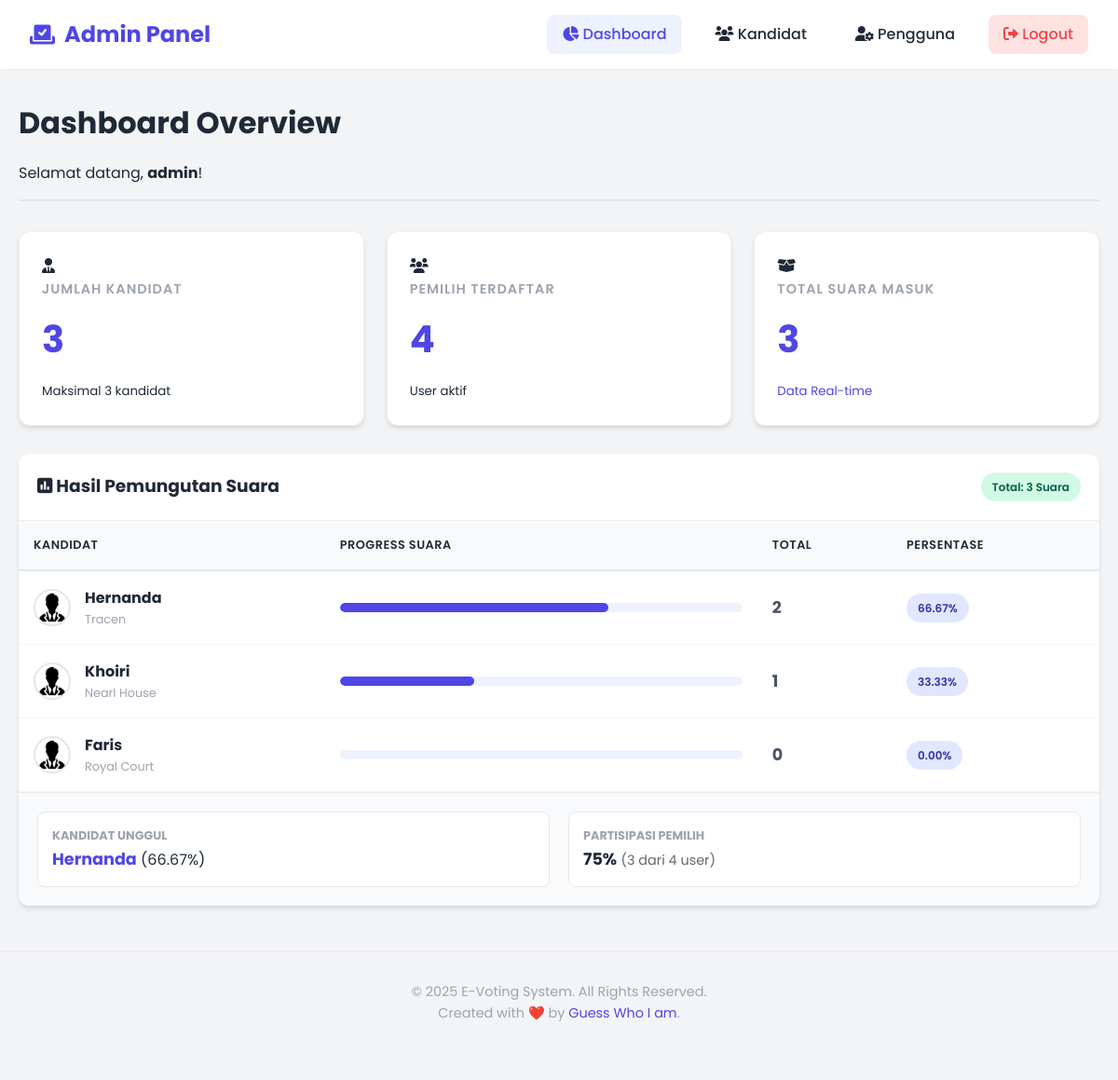
/admin/dashboard.php (signed in), run on an earlier commit of the app's database.
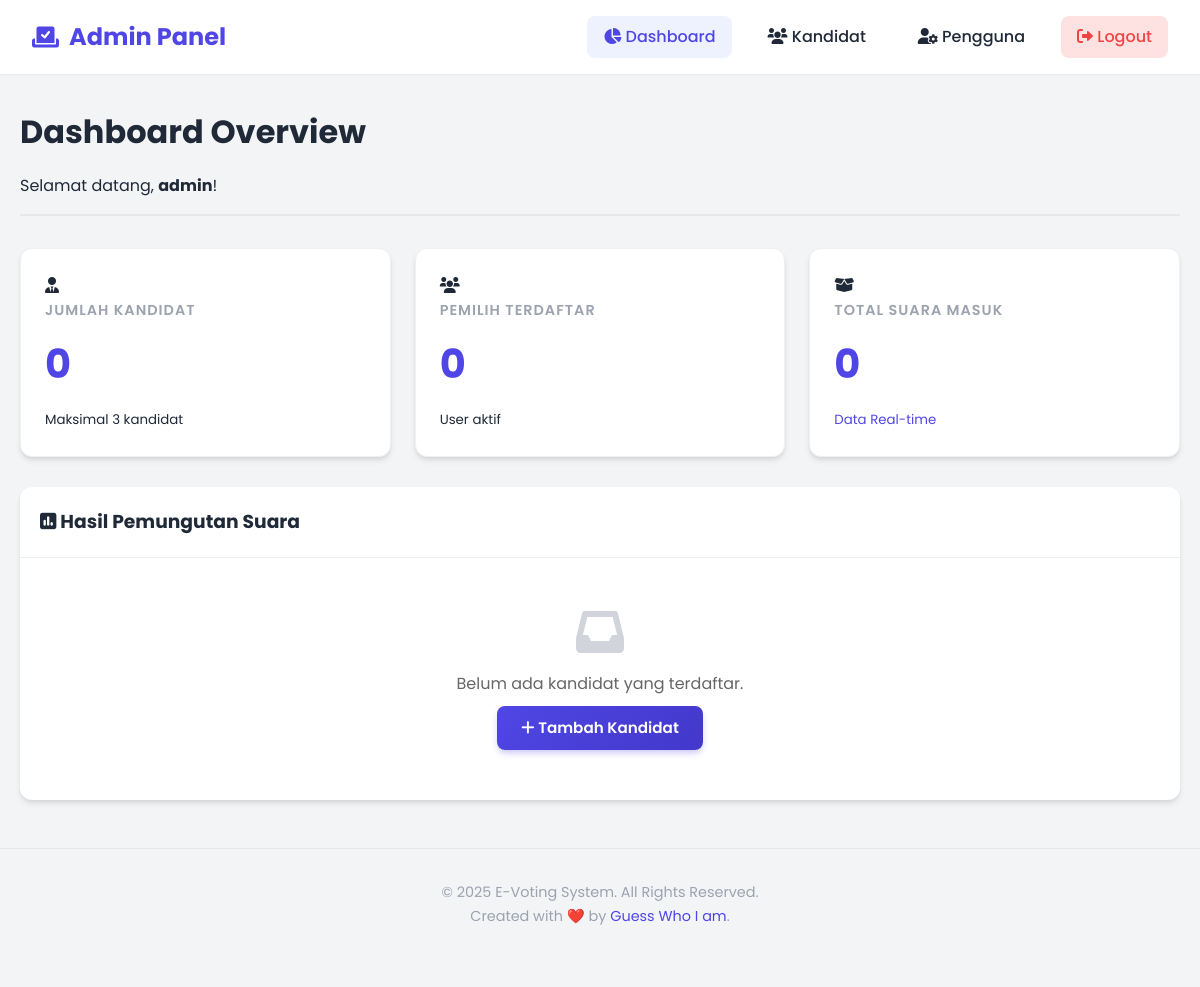
And on a later commit of the database.
### tables this page shows
CREATE TABLE `candidates` (
  `id` int NOT NULL,
  `name` varchar(100) NOT NULL,
  `party` varchar(100) DEFAULT NULL,
  `description` text,
  `photo` varchar(255) DEFAULT NULL,
  `votes` int DEFAULT '0',
  `created_at` timestamp NULL DEFAULT CURRENT_TIMESTAMP,
  `photo_filename` varchar(255) DEFAULT NULL,
  `photo_mime_type` varchar(100) DEFAULT NULL,
  `photo_size` int DEFAULT '0',
  `photo_uploaded_at` timestamp NULL DEFAULT NULL
);

### admin/dashboard.php (the view, shortened to what the changed rows need)
<?php
$conn = getConnection();
$totalVotesResult = $conn->query("SELECT SUM(votes) as total_votes FROM candidates");
$totalVotesRow = $totalVotesResult->fetch_assoc();
$totalVotes = $totalVotesRow['total_votes'] ?: 0;
$candidates = $conn->query("
    SELECT *,
           CASE
               WHEN $totalVotes > 0 THEN ROUND((votes * 100.0) / $totalVotes, 2)
               ELSE 0
           END as percentage
    FROM candidates
    ORDER BY votes DESC
");
?>
<!DOCTYPE html>
<html lang="id">
<head>
    <?php require_once '../includes/head_styles.php'; ?>
</head>
<body>
    <div class="container">
        <div class="page-header">
            <h1>Dashboard Overview</h1>
        </div>
        <div class="grid-3">
            <div class="card">
                <div class="card-icon"><i class="fas fa-user-tie"></i></div>
                <div class="card-title">Jumlah Kandidat</div>
                <div class="card-number">
                    <?php
                    $result = $conn->query("SELECT COUNT(*) as count FROM candidates");
                    $row = $result->fetch_assoc();
                    echo $row['count'];
                    ?>
                </div>
                <small class="text-gray">Maksimal 3 kandidat</small>
            </div>
            <div class="card">
                <div class="card-icon"><i class="fas fa-users"></i></div>
                <div class="card-title">Pemilih Terdaftar</div>
                <div class="card-number">
                    <?php
                    $result = $conn->query("SELECT COUNT(*) as count FROM users WHERE role='user'");
                    $row = $result->fetch_assoc();
                    echo $row['count'];
                    ?>
                </div>
                <small class="text-gray">User aktif</small>
            </div>
            <div class="card">
                <div class="card-icon"><i class="fas fa-box-open"></i></div>
                <div class="card-title">Total Suara Masuk</div>
                <div class="card-number">
                    <?php
                    $result = $conn->query("SELECT COUNT(*) as count FROM votes");
                    $row = $result->fetch_assoc();
                    echo $row['count'];
                    ?>
                </div>
                <small style="color: var(--primary);">Data Real-time</small>
            </div>
        </div>
        <div class="card" style="margin-top: 30px; padding: 0; border: none; overflow: hidden;">
            <div style="padding: 20px; border-bottom: 1px solid #eee; display: flex; justify-content: space-between; align-items: center;">
                <h3 style="margin: 0;"><i class="fas fa-poll"></i> Hasil Pemungutan Suara</h3>
                <?php if ($totalVotes > 0): ?>
                    <span class="badge badge-success">Total: <?php echo $totalVotes; ?> Suara</span>
                <?php endif; ?>
            </div>
            <?php if ($candidates->num_rows > 0): ?>
                <div class="table-container" style="margin-top: 0; box-shadow: none; border-radius: 0;">
                    <table>
                        <thead>
                            <tr>
                                <th>Kandidat</th>
                                <th width="40%">Progress Suara</th>
                                <th>Total</th>
                                <th>Persentase</th>
                            </tr>
                        </thead>
                        <tbody>
                            <?php
                            $totalUsers = $conn->query("SELECT COUNT(*) as count FROM users WHERE role='user'")->fetch_assoc()['count'];
                            $votedUsers = $conn->query("SELECT COUNT(*) as count FROM users WHERE has_voted = TRUE AND role='user'")->fetch_assoc()['count'];
                            while ($candidate = $candidates->fetch_assoc()):
                            ?>
                                <tr>
                                    <td>
                                        <div style="display: flex; align-items: center; gap: 15px;">
                                            <?php if ($candidate['photo_filename']): ?>
                                                <img src="../uploads/candidate_photos/<?php echo htmlspecialchars($candidate['photo_filename']); ?>"
                                                    style="width: 40px; height: 40px; border-radius: 50%; object-fit: cover; border: 2px solid #e5e7eb;">
                                            <?php else: ?>
                                                <div style="width: 40px; height: 40px; background: #e0e7ff; color: var(--primary); border-radius: 50%; display: flex; align-items: center; justify-content: center; font-weight: bold;">
                                                    <?php echo strtoupper(substr($candidate['name'], 0, 1)); ?>
                                                </div>
                                            <?php endif; ?>
                                            <div>
                                                <div style="font-weight: bold; color: var(--dark);"><?php echo htmlspecialchars($candidate['name']); ?></div>
                                                <div style="font-size: 0.8rem; color: var(--gray);"><?php echo htmlspecialchars($candidate['party']); ?></div>
                                            </div>
                                        </div>
                                    </td>
                                    <td>
                                        <div style="width: 100%; background: #eef2ff; height: 10px; border-radius: 10px; overflow: hidden;">
                                            <div style="height: 100%; background: var(--primary); border-radius: 10px; width: <?php echo $candidate['percentage']; ?>%;"></div>
                                        </div>
                                    </td>
                                    <td style="font-weight: bold; font-size: 1.1rem;"><?php echo $candidate['votes']; ?></td>
                                    <td>
                                        <span class="badge badge-admin"><?php echo $candidate['percentage']; ?>%</span>
                                    </td>
                                </tr>
                            <?php endwhile; ?>
                        </tbody>
                    </table>
                </div>
                <div style="padding: 20px; background: #f9fafb; border-top: 1px solid #eee;">
                    <div style="display: flex; gap: 20px; flex-wrap: wrap;">
                        <div style="flex: 1; background: white; padding: 15px; border-radius: 8px; border: 1px solid #e5e7eb;">
                            <strong style="display: block; color: var(--gray); font-size: 0.8rem; text-transform: uppercase;">Kandidat Unggul</strong>
                            <?php
                            $candidates->data_seek(0);
                            $leading = $candidates->fetch_assoc();
                            if ($leading && $leading['votes'] > 0) {
                                echo "<span style='color: var(--primary); font-weight: bold; font-size: 1.1rem;'>" . htmlspecialchars($leading['name']) . "</span> (" . $leading['percentage'] . "%)";
                            } else {
                                echo "-";
                            }
                            ?>
                        </div>
                        <div style="flex: 1; background: white; padding: 15px; border-radius: 8px; border: 1px solid #e5e7eb;">
                            <strong style="display: block; color: var(--gray); font-size: 0.8rem; text-transform: uppercase;">Partisipasi Pemilih</strong>
                            <?php
                            $turnout = $totalUsers > 0 ? round(($votedUsers / $totalUsers) * 100, 2) : 0;
                            echo "<span style='font-weight: bold; font-size: 1.1rem;'>" . $turnout . "%</span> <span style='color: #666; font-size: 0.9rem;'>($votedUsers dari $totalUsers user)</span>";
                            ?>
                        </div>
                    </div>
                </div>
            <?php else: ?>
                <div style="text-align: center; padding: 50px;">
                    <i class="fas fa-inbox" style="font-size: 3rem; color: #d1d5db; margin-bottom: 15px;"></i>
                    <p style="color: #666;">Belum ada kandidat yang terdaftar.</p>
                    <a href="candidates.php" class="btn btn-primary" style="margin-top: 10px;">
                        <i class="fas fa-plus"></i> Tambah Kandidat
                    </a>
                </div>
            <?php endif; ?>
        </div>
    </div>
</body>
</html>

What changed in the data, as far as the page shows it:
removed candidates: photo_filename (picture), name "Hernanda", party "Tracen", votes "2", percentage "66.67"
removed candidates: photo_filename (picture), name "Khoiri", party "Nearl House", votes "1", percentage "33.33"
removed candidates: photo_filename (picture), name "Faris", party "Royal Court", votes "0", percentage "0.00"
Also different on the page:
$row['count']: "3" → "0"
$row['count']: "4" → "0"
$totalVotes: "3" → (not shown)
$leading['percentage']: "66.67" → (not shown)
$turnout: "75" → (not shown)
$votedUsers: "3" → (not shown)
$totalUsers: "4" → (not shown)
text no longer shown: "Total: Suara KANDIDAT PROGRESS SUARA TOTAL PERSENTASE KANDIDAT UNGGUL ( %) PARTISIPASI PEMILIH % ( dari user)"
text now shown: "Belum ada kandidat yang terdaftar. Tambah Kandidat"
